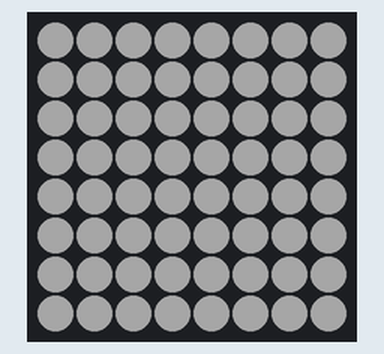
This sketch was run on a simulated Arduino Uno, built with avr-gcc and run on an emulated ATmega328P. On the bench: 8×8 RGB LED matrix (first LED top left, wired row by row). Dim RGB values are drawn brighter than linear.

Above: at 0.5 s.
At 2.7 s:
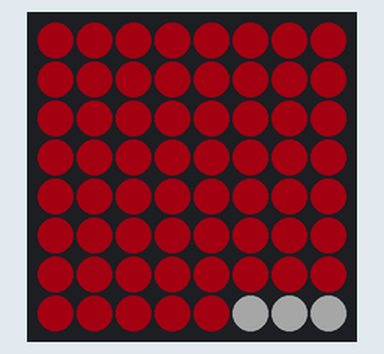
At 8.4 s:
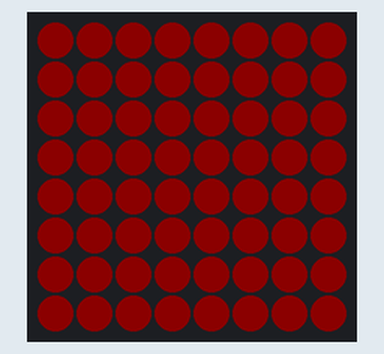
At 14.5 s:
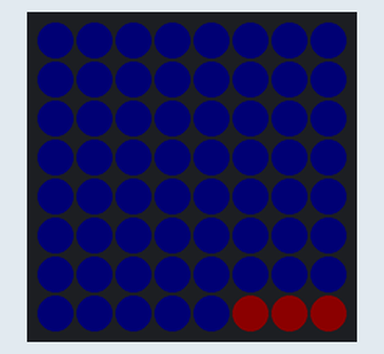
At 16.0 s:
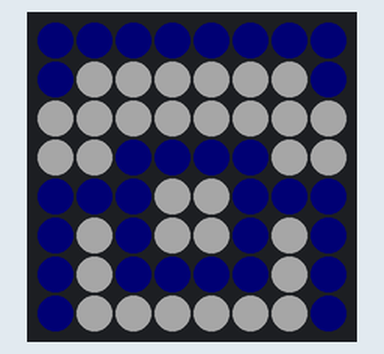
At 28.9 s:
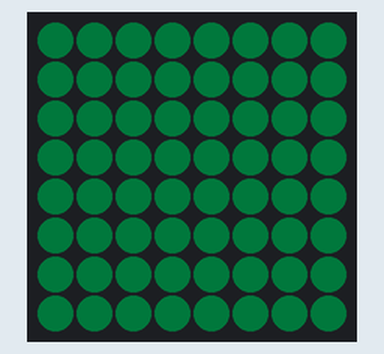

The sketch:

hackpack-default.ino
```cpp
#include <Adafruit_NeoPixel.h>
#include <Adafruit_GFX.h>
#include <Adafruit_NeoMatrix.h>
#include "RGB.h"

#define PIN 1

Adafruit_NeoMatrix matrix = Adafruit_NeoMatrix(8, 8, PIN,
  NEO_MATRIX_TOP     + NEO_MATRIX_LEFT +
  NEO_MATRIX_ROWS + NEO_MATRIX_PROGRESSIVE,
  NEO_GRB            + NEO_KHZ800);


void setup() {
  matrix.begin();
  matrix.setBrightness(40);
  matrix.setTextColor( matrix.Color(white.r, white.g, white.b) );
  matrix.setTextWrap(false);

}

void loop() {
  crossFade(off, white, 50, 3);
  delay(1000);

  colorWipe(purple, 15);

  drawLogoRound();
  delay(1200);

  colorWipe(orange, 15);
  delay(1200);

  drawLogo();
  delay(1200);

  colorWipe(yellow, 15);
  drawPhone();
  delay(1200);

//  colorWipe(purple, 15);
//  drawSMS();
//  delay(1200);

  crossFade(purple, teal, 15, 5);

  matrix.show();

  String twitterHandle = "#signalconf";
  scrollText(twitterHandle);
  scrollText(twitterHandle);
  delay(500);

  crossFade(purple, white, 120, 5);
  crossFade(white, off, 120, 5);
  delay(2000);
}

// Fill the dots one after the other with a color
void colorWipe(RGB color, uint8_t wait) {
  for(uint16_t row=0; row < 8; row++) {
    for(uint16_t column=0; column < 8; column++) {
      matrix.drawPixel(column, row, matrix.Color(color.r, color.g, color.b));
      matrix.show();
      delay(wait);
    }
  }
}

// Fade pixel (x, y) from startColor to endColor
void fadePixel(int x, int y, RGB startColor, RGB endColor, int steps, int wait) {
  for(int i = 0; i <= steps; i++)
  {
     int newR = startColor.r + (endColor.r - startColor.r) * i / steps;
     int newG = startColor.g + (endColor.g - startColor.g) * i / steps;
     int newB = startColor.b + (endColor.b - startColor.b) * i / steps;

     matrix.drawPixel(x, y, matrix.Color(newR, newG, newB));
     matrix.show();
     delay(wait);
  }
}

// Crossfade entire screen from startColor to endColor
void crossFade(RGB startColor, RGB endColor, int steps, int wait) {
  for(int i = 0; i <= steps; i++)
  {
     int newR = startColor.r + (endColor.r - startColor.r) * i / steps;
     int newG = startColor.g + (endColor.g - startColor.g) * i / steps;
     int newB = startColor.b + (endColor.b - startColor.b) * i / steps;

     matrix.fillScreen(matrix.Color(newR, newG, newB));
     matrix.show();
     delay(wait);
  }
}

void drawLogo() {
  // This 8x8 array represents the LED matrix pixels.
  // A value of 1 means we’ll fade the pixel to white
  int logo[8][8] = {
   {0, 0, 0, 0, 0, 0, 0, 0},
   {0, 1, 1, 0, 0, 1, 1, 0},
   {0, 1, 1, 0, 0, 1, 1, 0},
   {0, 0, 0, 0, 0, 0, 0, 0},
   {0, 0, 0, 0, 0, 0, 0, 0},
   {0, 1, 1, 0, 0, 1, 1, 0},
   {0, 1, 1, 0, 0, 1, 1, 0},
   {0, 0, 0, 0, 0, 0, 0, 0}
  };

  for(int row = 0; row < 8; row++) {
    for(int column = 0; column < 8; column++) {
     if(logo[row][column] == 1) {
       fadePixel(column, row, purple, white, 30, 0);
     }
   }
  }
}

void drawLogoRound(){
  // This 8x8 array represents the LED matrix pixels.
  // A value of 1 means we’ll fade the pixel to white
  int logo[8][8] = {
   {0, 0, 0, 0, 0, 0, 0, 0},
   {0, 0, 1, 1, 1, 1, 0, 0},
   {0, 1, 0, 0, 0, 0, 1, 0},
   {0, 1, 0, 1, 1, 0, 1, 0},
   {0, 1, 0, 1, 1, 0, 1, 0},
   {0, 1, 0, 0, 0, 0, 1, 0},
   {0, 0, 1, 1, 1, 1, 0, 0},
   {0, 0, 0, 0, 0, 0, 0, 0}
  };

  for(int row = 0; row < 8; row++) {
    for(int column = 0; column < 8; column++) {
     if(logo[row][column] == 1) {
       fadePixel(column, row, purple, white, 30, 0);
     }
   }
  }
}

void drawPhone(){
  // This 8x8 array represents the LED matrix pixels.
  // A value of 1 means we’ll fade the pixel to white
  int logo[8][8] = {
   {0, 0, 0, 0, 0, 0, 0, 0},
   {0, 1, 1, 1, 1, 1, 1, 0},
   {1, 1, 1, 1, 1, 1, 1, 1},
   {1, 1, 0, 0, 0, 0, 1, 1},
   {0, 0, 0, 1, 1, 0, 0, 0},
   {0, 1, 0, 1, 1, 0, 1, 0},
   {0, 1, 0, 0, 0, 0, 1, 0},
   {0, 1, 1, 1, 1, 1, 1, 0}
  };

  for(int row = 0; row < 8; row++) {
    for(int column = 0; column < 8; column++) {
     if(logo[row][column] == 1) {
       fadePixel(column, row, purple, white, 8, 0);
     }
   }
  }
}

void drawSMS(){
  // This 8x8 array represents the LED matrix pixels.
  // A value of 1 means we’ll fade the pixel to white
  int logo[8][8] = {
   {1, 1, 1, 1, 1, 1, 1, 1},
   {1, 0, 0, 0, 0, 0, 0, 1},
   {1, 0, 0, 1, 1, 0, 0, 1},
   {1, 0, 0, 1, 1, 0, 0, 1},
   {1, 0, 0, 0, 0, 0, 0, 1},
   {1, 1, 1, 1, 1, 1, 1, 1},
   {0, 0, 0, 0, 0, 1, 1, 0},
   {0, 0, 0, 0, 0, 0, 1, 0}
  };

  for(int row = 0; row < 8; row++) {
    for(int column = 0; column < 8; column++) {
     if(logo[row][column] == 1) {
       fadePixel(column, row, purple, white, 30, 0);
     }
   }
  }
}

void scrollText(String textToDisplay) {
  int x = matrix.width();
  int pixelsInText = textToDisplay.length() * 7;

  matrix.setCursor(x, 0);
  matrix.print(textToDisplay);
  matrix.show();

  while(x > (matrix.width() - pixelsInText)) {
    matrix.fillScreen(matrix.Color(teal.r, teal.g, teal.b));
    matrix.setCursor(--x, 0);
    matrix.print(textToDisplay);
    matrix.show();
    delay(150);
  }
}
```

RGB.h
```cpp
struct RGB {
  byte r;
  byte g;
  byte b;
};

// Define some colors we'll use frequently
RGB white = { 255, 255, 255 };
RGB red = { 255, 0, 0 };
RGB purple = { 241, 57, 106 };
RGB off = { 0, 0, 0 };
RGB teal = { 60, 89, 78 };
RGB yellow = { 34, 50, 69 };
RGB orange = { 156, 55, 39 };
```

Measured:
- what the display in image 1 shows lasts 3.2 s, from 2.7 s to 5.9 s
- what the display in image 2 shows lasts 3.7 s, from 8.3 s to 12.0 s
- what the display in image 3 shows lasts 1.5 s, from 14.4 s to 15.9 s
- what the display in image 4 shows lasts 1.2 s, from 15.9 s to 17.1 s
- what the display in image 5 shows lasts 0.7 s, from 28.9 s to 29.6 s
